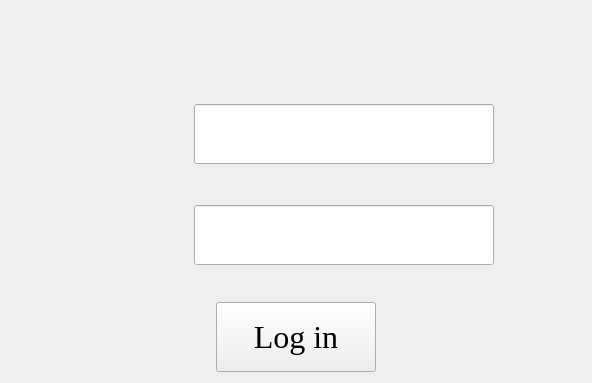
<?xml version="1.0" encoding="UTF-8"?>
<ui version="4.0">
 <class>Widget</class>
 <widget class="QWidget" name="Widget">
  <property name="geometry">
   <rect>
    <x>0</x>
    <y>0</y>
    <width>592</width>
    <height>383</height>
   </rect>
  </property>
  <property name="windowTitle">
   <string>ZJU NeSC Reconfigurable Data Acquisition System-log in</string>
  </property>
  <layout class="QGridLayout" name="gridLayout">
   <item row="0" column="2">
    <spacer name="verticalSpacer_5">
     <property name="orientation">
      <enum>Qt::Vertical</enum>
     </property>
     <property name="sizeHint" stdset="0">
      <size>
       <width>20</width>
       <height>0</height>
      </size>
     </property>
    </spacer>
   </item>
   <item row="1" column="0">
    <spacer name="horizontalSpacer_7">
     <property name="orientation">
      <enum>Qt::Horizontal</enum>
     </property>
     <property name="sizeHint" stdset="0">
      <size>
       <width>80</width>
       <height>20</height>
      </size>
     </property>
    </spacer>
   </item>
   <item row="1" column="1" colspan="2">
    <layout class="QVBoxLayout" name="verticalLayout_3">
     <item>
      <layout class="QHBoxLayout" name="horizontalLayout_4">
       <item>
        <spacer name="horizontalSpacer_5">
         <property name="orientation">
          <enum>Qt::Horizontal</enum>
         </property>
         <property name="sizeHint" stdset="0">
          <size>
           <width>58</width>
           <height>20</height>
          </size>
         </property>
        </spacer>
       </item>
       <item>
        <widget class="QLabel" name="ZJUlogo">
         <property name="minimumSize">
          <size>
           <width>220</width>
           <height>60</height>
          </size>
         </property>
         <property name="maximumSize">
          <size>
           <width>220</width>
           <height>60</height>
          </size>
         </property>
         <property name="styleSheet">
          <string notr="true">border-image: url(:/logo3.png);</string>
         </property>
         <property name="text">
          <string/>
         </property>
        </widget>
       </item>
       <item>
        <spacer name="horizontalSpacer_6">
         <property name="orientation">
          <enum>Qt::Horizontal</enum>
         </property>
         <property name="sizeHint" stdset="0">
          <size>
           <width>98</width>
           <height>20</height>
          </size>
         </property>
        </spacer>
       </item>
      </layout>
     </item>
     <item>
      <spacer name="verticalSpacer_3">
       <property name="orientation">
        <enum>Qt::Vertical</enum>
       </property>
       <property name="sizeHint" stdset="0">
        <size>
         <width>20</width>
         <height>28</height>
        </size>
       </property>
      </spacer>
     </item>
     <item>
      <layout class="QVBoxLayout" name="verticalLayout_2">
       <item>
        <layout class="QVBoxLayout" name="verticalLayout">
         <item>
          <layout class="QHBoxLayout" name="horizontalLayout">
           <item>
            <widget class="QLabel" name="userlogo">
             <property name="minimumSize">
              <size>
               <width>70</width>
               <height>70</height>
              </size>
             </property>
             <property name="maximumSize">
              <size>
               <width>70</width>
               <height>70</height>
              </size>
             </property>
             <property name="styleSheet">
              <string notr="true">border-image: url(:/user.png);</string>
             </property>
             <property name="text">
              <string/>
             </property>
            </widget>
           </item>
           <item>
            <spacer name="horizontalSpacer">
             <property name="orientation">
              <enum>Qt::Horizontal</enum>
             </property>
             <property name="sizeHint" stdset="0">
              <size>
               <width>20</width>
               <height>20</height>
              </size>
             </property>
            </spacer>
           </item>
           <item>
            <widget class="QLineEdit" name="userEdit">
             <property name="minimumSize">
              <size>
               <width>300</width>
               <height>60</height>
              </size>
             </property>
            </widget>
           </item>
          </layout>
         </item>
         <item>
          <spacer name="verticalSpacer">
           <property name="orientation">
            <enum>Qt::Vertical</enum>
           </property>
           <property name="sizeHint" stdset="0">
            <size>
             <width>20</width>
             <height>28</height>
            </size>
           </property>
          </spacer>
         </item>
         <item>
          <layout class="QHBoxLayout" name="horizontalLayout_2">
           <item>
            <widget class="QLabel" name="passwordlogo">
             <property name="minimumSize">
              <size>
               <width>70</width>
               <height>70</height>
              </size>
             </property>
             <property name="maximumSize">
              <size>
               <width>70</width>
               <height>70</height>
              </size>
             </property>
             <property name="styleSheet">
              <string notr="true">border-image: url(:/password.png);</string>
             </property>
             <property name="text">
              <string/>
             </property>
            </widget>
           </item>
           <item>
            <spacer name="horizontalSpacer_2">
             <property name="orientation">
              <enum>Qt::Horizontal</enum>
             </property>
             <property name="sizeHint" stdset="0">
              <size>
               <width>20</width>
               <height>20</height>
              </size>
             </property>
            </spacer>
           </item>
           <item>
            <widget class="QLineEdit" name="passwordEdit">
             <property name="minimumSize">
              <size>
               <width>300</width>
               <height>60</height>
              </size>
             </property>
             <property name="echoMode">
              <enum>QLineEdit::Password</enum>
             </property>
            </widget>
           </item>
          </layout>
         </item>
        </layout>
       </item>
       <item>
        <spacer name="verticalSpacer_2">
         <property name="orientation">
          <enum>Qt::Vertical</enum>
         </property>
         <property name="sizeHint" stdset="0">
          <size>
           <width>20</width>
           <height>28</height>
          </size>
         </property>
        </spacer>
       </item>
       <item>
        <layout class="QHBoxLayout" name="horizontalLayout_3">
         <item>
          <spacer name="horizontalSpacer_3">
           <property name="orientation">
            <enum>Qt::Horizontal</enum>
           </property>
           <property name="sizeHint" stdset="0">
            <size>
             <width>108</width>
             <height>20</height>
            </size>
           </property>
          </spacer>
         </item>
         <item>
          <widget class="QPushButton" name="loginButton">
           <property name="minimumSize">
            <size>
             <width>160</width>
             <height>70</height>
            </size>
           </property>
           <property name="maximumSize">
            <size>
             <width>161</width>
             <height>70</height>
            </size>
           </property>
           <property name="font">
            <font>
             <family>Times New Roman</family>
             <pointsize>24</pointsize>
            </font>
           </property>
           <property name="text">
            <string>Log in</string>
           </property>
          </widget>
         </item>
         <item>
          <spacer name="horizontalSpacer_4">
           <property name="orientation">
            <enum>Qt::Horizontal</enum>
           </property>
           <property name="sizeHint" stdset="0">
            <size>
             <width>108</width>
             <height>20</height>
            </size>
           </property>
          </spacer>
         </item>
        </layout>
       </item>
      </layout>
     </item>
    </layout>
   </item>
   <item row="1" column="3">
    <spacer name="horizontalSpacer_8">
     <property name="orientation">
      <enum>Qt::Horizontal</enum>
     </property>
     <property name="sizeHint" stdset="0">
      <size>
       <width>81</width>
       <height>20</height>
      </size>
     </property>
    </spacer>
   </item>
   <item row="2" column="1">
    <spacer name="verticalSpacer_4">
     <property name="orientation">
      <enum>Qt::Vertical</enum>
     </property>
     <property name="sizeHint" stdset="0">
      <size>
       <width>20</width>
       <height>0</height>
      </size>
     </property>
    </spacer>
   </item>
  </layout>
 </widget>
 <layoutdefault spacing="6" margin="11"/>
 <resources/>
 <connections/>
</ui>
